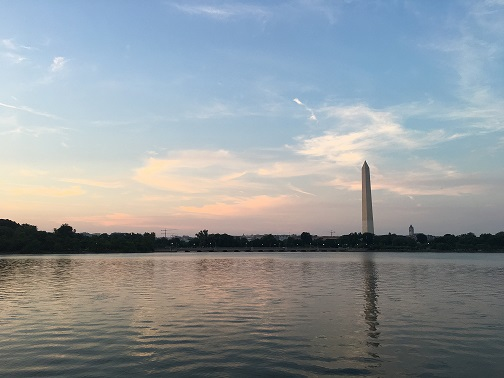
#> input picture code/pictures/thing.JPG, 504 x 378 px, found by its file name
$ python main.py
#> lines starting #> are read from the running program, lines starting #| are printed output that depends on the picture
from PIL import Image
import numpy as np
from skimage.filters import sobel

title = 'pictures/thing.jpg'
image = np.asarray(Image.open(title)).copy()
#> image is the input picture: shape (378, 504, 3); mean R, G, B 144.9, 151.8, 156
width = image.shape[1]
#> width = 504
gray = np.asarray(Image.open(title).convert('L'))
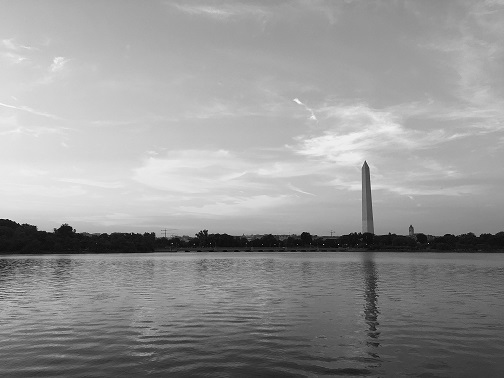
#> gray: shape (378, 504); min 0, max 250, mean 150.2

for _ in range(width):
    cost = sobel(gray)
    rows, columns = cost.shape

    for r in range(rows-2, -1, -1):
        for c in range(columns):
#> (the run stopped early here; a loop or call above may not have finished)
